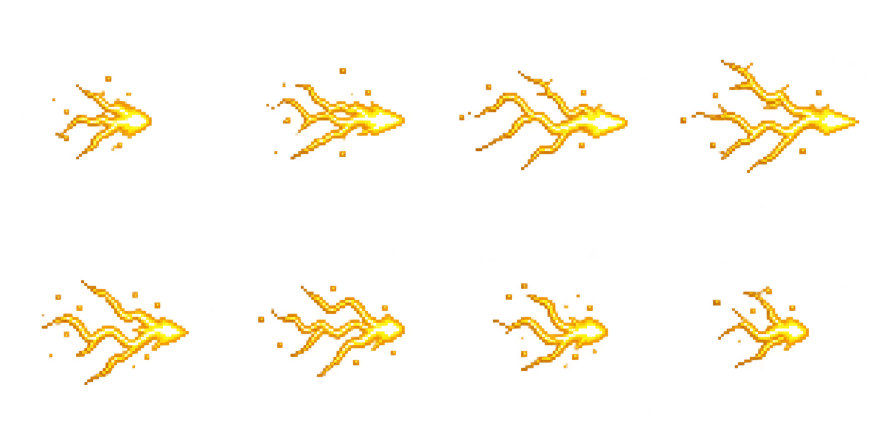
#> input picture cluckmech-coop-mod/art/Otherworld/electric-projectile-source.png, 1774 x 887 px (shown at 1/2 size)
$ python BuildOtherworldVfx.py
#> lines starting #> are read from the running program, lines starting #| are printed output that depends on the picture
"""Pack separately authored effects with stable game-space anchors."""
import json
from pathlib import Path
from PIL import Image

root=Path(__file__).resolve().parent
source=root/'Otherworld'
output=root.parent/'src'/'OtherworldAssets'
atlas=Image.new('RGBA',(1024,1024))
#> atlas: PIL image 1024x1024 RGBA; every value is 0
regions={}
cursor=0

def record(key,tile):
    global cursor
    x=(cursor%8)*128;y=(cursor//8)*128
    atlas.alpha_composite(tile,(x,y))
    box=tile.getchannel('A').point(lambda v:255 if v>=96 else 0).getbbox() or (0,0,1,1)
    regions[key]=[x,y,tile.width,tile.height,*box]
    cursor+=1

for family,filename,rows in [('projectile','electric-projectile-source.png',2),('chain','electric-chain-source.png',2),('strike','electric-strike-source.png',2),('impact','electric-impact-source.png',2),('fire','spiral-fire-source.png',4)]:
    sheet=Image.open(source/filename).convert('RGBA')
#> sheet is the input picture: PIL image 1774x887 RGBA; mean R, G, B, A 33, 23.5, 3.1, 15.8
    for i in range(4*rows):
        x=i%4;y=i//4
        cell=sheet.crop((round(x*sheet.width/4),round(y*sheet.height/rows),round((x+1)*sheet.width/4),round((y+1)*sheet.height/rows)))
        cell.thumbnail((120,120),Image.Resampling.NEAREST)
        tile=Image.new('RGBA',(128,128));tile.alpha_composite(cell,((128-cell.width)//2,(128-cell.height)//2))
        record(('spiral.' if family=='fire' else 'electric.')+family+'.'+str(i),tile)
#> this loop made 8 passes
#> box in record on passes 1 to 8: (32, 45, 86, 90), (28, 41, 103, 90), (13, 42, 104, 96), (12, 36, 109, 98), (26, 35, 106, 92), (24, 39, 103, 88), (31, 37, 93, 85), (30, 39, 82, 83)
#> pass 1, `cell=sheet.crop((round(x*sheet.width/4),round(y*sheet.height/rows),rou..`:
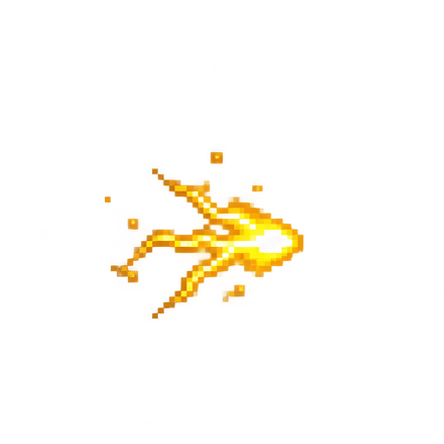
#> cell: PIL image 444x444 RGBA; mean R, G, B, A 22.8, 15.7, 2.4, 11.5; transparent parts drawn white
#> after the loop:
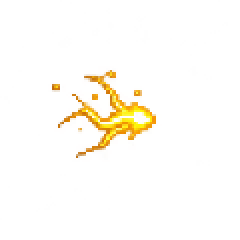
#> cell: PIL image 120x120 RGBA (shown 2 times larger); mean R, G, B, A 22.1, 15, 1.7, 10.7; transparent parts drawn white
#> after the loop:
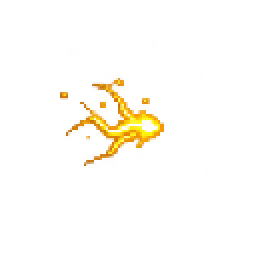
#> tile: PIL image 128x128 RGBA (shown 2 times larger); mean R, G, B, A 19.4, 13.2, 1.5, 9.4; transparent parts drawn white
#> pass 2 of the loop `for family,filename,rows in [('projectile','electric-projectile-source..`:
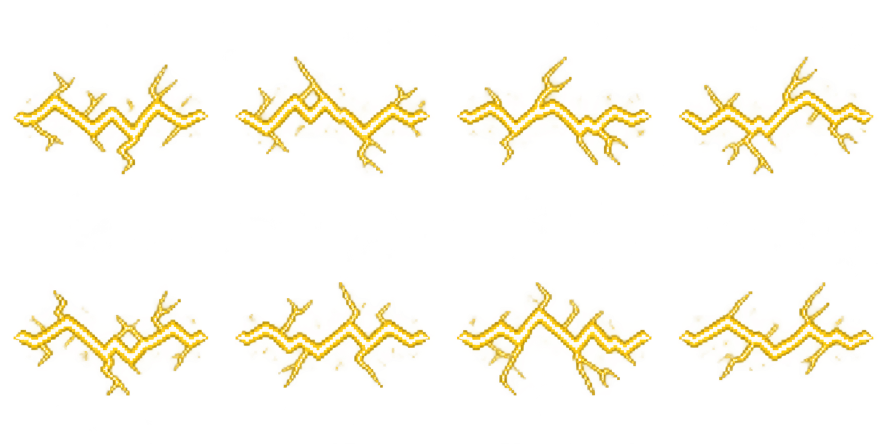
#> input picture cluckmech-coop-mod/art/Otherworld/electric-chain-source.png, 1774 x 887 px (shown at 1/2 size)
#> sheet is the input picture: PIL image 1774x887 RGBA; mean R, G, B, A 58.1, 48.7, 11.7, 23.2
#> the loop `for i in range(4*rows):` made 8 passes
#> box in record on passes 1 to 8: (11, 39, 116, 98), (11, 35, 117, 98), (11, 35, 117, 93), (12, 35, 117, 98), (11, 41, 116, 98), (11, 37, 117, 94), (11, 37, 117, 98), (12, 37, 117, 90)
#> after the loop `for i in range(4*rows):`:
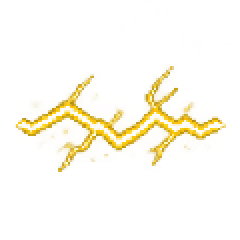
#> cell: PIL image 120x120 RGBA (shown 2 times larger); mean R, G, B, A 54.1, 45.7, 10.9, 20.9; transparent parts drawn white
#> after the loop `for i in range(4*rows):`:
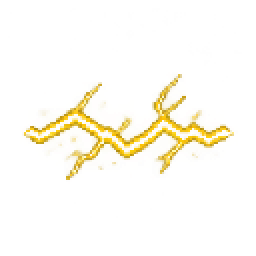
#> tile: PIL image 128x128 RGBA (shown 2 times larger); mean R, G, B, A 47.6, 40.1, 9.6, 18.3; transparent parts drawn white
#> pass 3 of the loop `for family,filename,rows in [('projectile','electric-projectile-source..`:
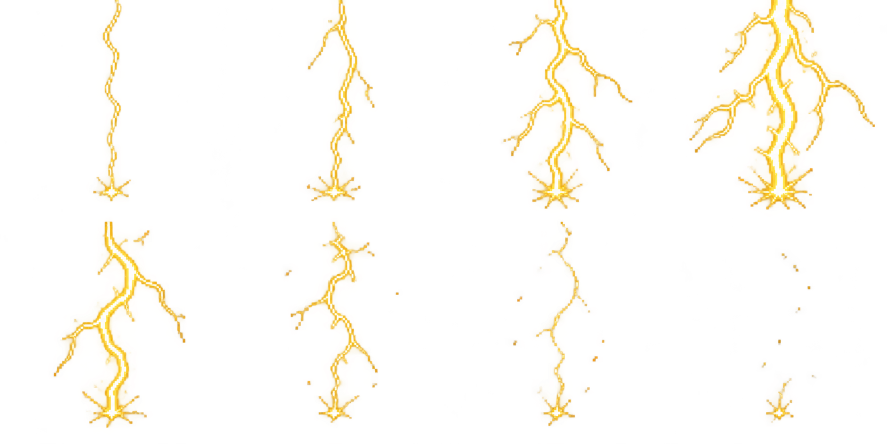
#> input picture cluckmech-coop-mod/art/Otherworld/electric-strike-source.png, 1774 x 887 px (shown at 1/2 size)
#> sheet is the input picture: PIL image 1774x887 RGBA; mean R, G, B, A 49.4, 39.9, 11.2, 13.4
#> the loop `for i in range(4*rows):` made 8 passes
#> box in record on passes 1 to 8: (55, 4, 75, 113), (50, 4, 87, 113), (37, 4, 106, 117), (17, 4, 118, 117), (33, 4, 104, 115), (39, 4, 100, 113), (42, 4, 91, 115), (57, 21, 84, 111)
#> pass 1, `cell=sheet.crop((round(x*sheet.width/4),round(y*sheet.height/rows),rou..`:
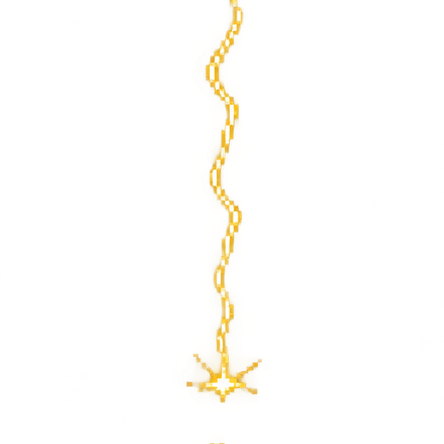
#> cell: PIL image 444x444 RGBA; mean R, G, B, A 23.2, 19.7, 5.8, 5.7; transparent parts drawn white
#> after the loop `for i in range(4*rows):`:
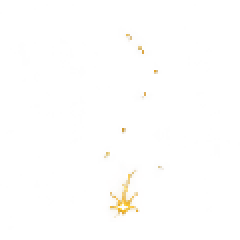
#> cell: PIL image 120x120 RGBA (shown 2 times larger); mean R, G, B, A 7.6, 4.4, 0.6, 1.5; transparent parts drawn white
#> the loop made 5 passes; the first 3 are shown

block=Image.open(source/'orbital-block-source.png').convert('RGBA')
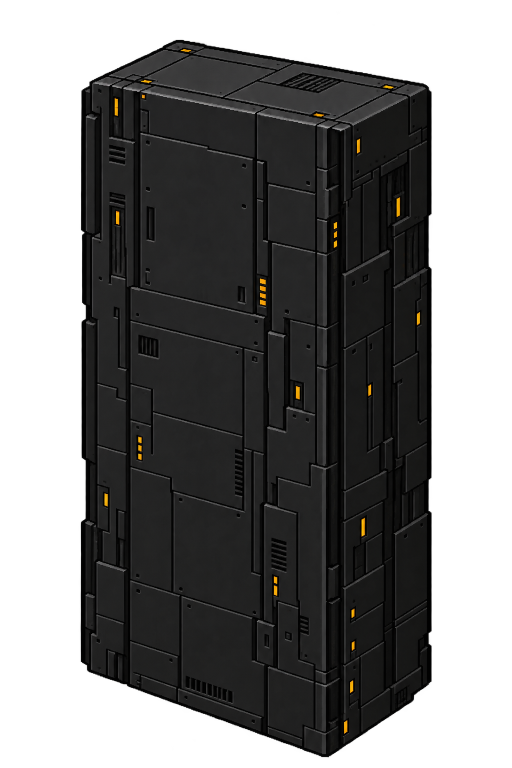
#> input picture cluckmech-coop-mod/art/Otherworld/orbital-block-source.png, 1024 x 1536 px (shown at 1/2 size)
#> block is the input picture: PIL image 1024x1536 RGBA; mean R, G, B, A 19.3, 19, 18.6, 146.8
box=block.getchannel('A').point(lambda v:255 if v>=96 else 0).getbbox()
#> box = (161, 80, 863, 1514)
block=block.crop(box);block.thumbnail((116,240),Image.Resampling.NEAREST)
#> after `block.thumbnail((116, 240), Image.Resampling.NEAREST)`:
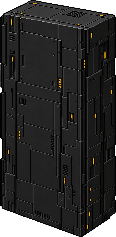
#> block: PIL image 116x237 RGBA; mean R, G, B, A 28.6, 28.2, 27.5, 229.7; transparent parts drawn white
tile=Image.new('RGBA',(128,256));tile.alpha_composite(block,((128-block.width)//2,240-block.height))
#> after `tile = Image.new('RGBA', (128, 256))`: tile: PIL image 128x256 RGBA; every value is 0
#> after `tile.alpha_composite(block, ((128 - block.width) // 2, 240 - block.hei`:
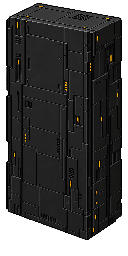
#> tile: PIL image 128x256 RGBA; mean R, G, B, A 23.3, 23, 22.4, 192.7; transparent parts drawn white
record('orbital.block',tile)
atlas.save(output/'vfx.png')
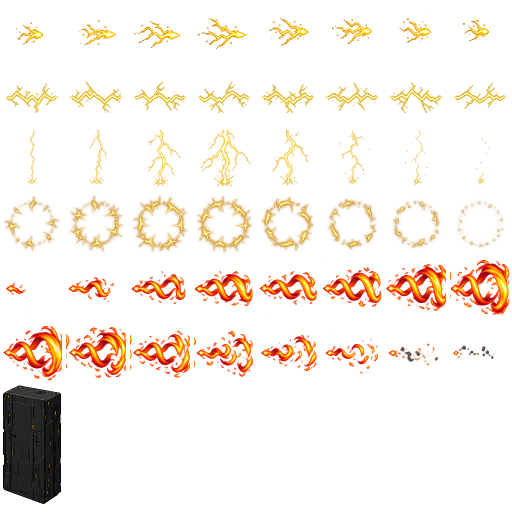
#> saved as vfx.png: PIL image 1024x1024 RGBA (shown at 1/2 size); mean R, G, B, A 53.5, 28.8, 7.1, 27.1; transparent parts drawn white
(output/'vfx.json').write_text(json.dumps(regions,separators=(',',':')),encoding='utf-8')
print(f'Packed {len(regions)} effects; RGBA {atlas.width*atlas.height*4} bytes')
#| Packed 49 effects; RGBA 4194304 bytes
